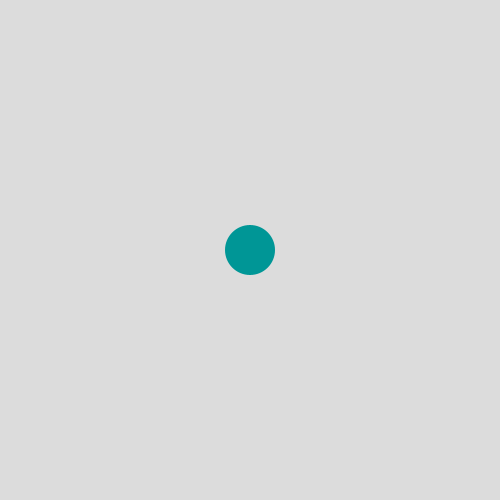
Frame 1 (no input)
Frame 60 (the mouse pressed at the canvas centre just before this capture): identical to frame 1, image omitted
Frame 120 (the mouse held since frame 60 and released just before this capture): identical to frame 1, image omitted

The Processing sketch that drew this single still picture (run headless with seeded random() and noise(); from frame 60 on, the mouse is pressed at the canvas centre):

// Processing sketch: week01_5
// ── week01_5.pde
//week01_5_painter
//gemini:processing怎麼用到mouse wheel

float circleSize = 50; // 初始圓形大小
void setup(){
    size(500, 500);
}

void draw() {
  background(220);
  fill(0, 150, 150);
  noStroke();
  
  // 在畫面中央畫一個圓
  ellipse(width/2, height/2, circleSize, circleSize);
}

// 偵測滑鼠滾輪的專用函式
void mouseWheel(MouseEvent event) {
  float e = event.getCount();
  
  // e 的值通常是：
  // 1  (向下捲動 / 向後滾)
  // -1 (向上捲動 / 向前滾)
  
  circleSize += e * 5; // 根據捲動方向改變圓的大小
  
  // 限制圓形大小，避免變成負數或太大
  circleSize = constrain(circleSize, 10, 300);
}
